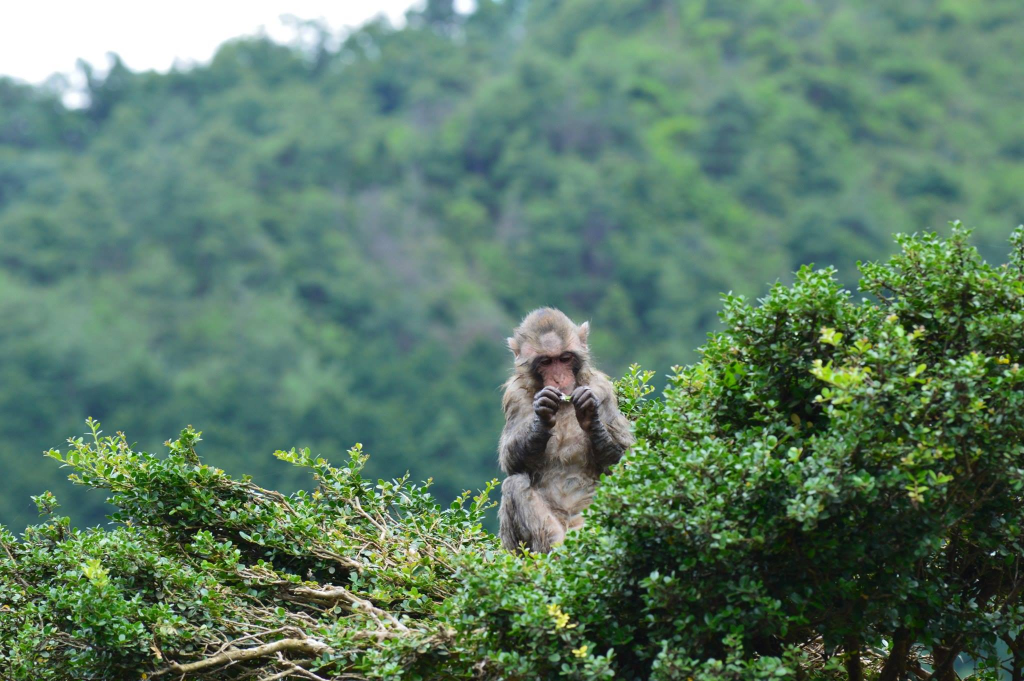
#> input picture monkey.jpg, 2048 x 1362 px (shown at 1/2 size)
$ python main.py
#> lines starting #> are read from the running program, lines starting #| are printed output that depends on the picture
import random
import pickle
import os
import datetime
import numpy as np
import matplotlib.pyplot as plt
import copy
import skimage.io as io


def hello_world():
    print('hello world')


# [14 lines left out: functions deci_to_base, fahrenheit_to_celsius, not called in this run]


def echo():
    user_in = input("Please type something: ")
    print('User has typed:', user_in)


# [26 lines left out: functions simple_calc, input_newline, even_or_odd, not called in this run]


def print_line(char, cols):
    line = char * cols
    print(line)


def print_box(char, cols, rows):
    for i in range(rows):
        print_line(char, cols)


global_var = 10


def change_global_var(num: int):
    global global_var
    global_var = num


def print_global_var():
    print(global_var)


# [78 lines left out: functions is_prime_number, guess_it, smallest_divisor, largest_divisor, is_vowel, count_vowels and 1 more, not called in this run]


def print_list(in_list):
    for i in in_list:
        print(i)


# [4 lines left out: function int_ind, not called in this run]


def get_min(num_list):
    print(min(num_list))


# [194 lines left out: functions n_rand_nums, comp_lists, words_letters, input_one, write_file, pickle_write and 11 more, not called in this run]

def avg(x):
    return sum(x) / len(x)

# [15 lines left out: function get_indices, not called in this run]

class Student:
    """ This class represent students """

    num_students = 0

    # [11 lines left out: functions __init__, display_info, not called in this run]

    def update_name(self,new_name):
        self.name = new_name

    def add_course(self,course_name):
        self.courses.append(course_name)

    # [18 lines left out: functions __str__, create_student, id_num_comp, not called in this run]

class Book:
    # [6 lines left out: function __init__, not called in this run]

    @classmethod
    def ten_dollar_book(cls,title,author):
        return Book(1001,title,author,"Novel",10.00)

    def __str__(self):
        return self.title + ": " + str(self.price)

    def __repr__(self):
        return self.title

    def __eq__(self, other):
        return self.id == other.id

    def on_sale(self):
        new_price = ((self.price * 100) // 2) / 100
        self.price = new_price

    # [31 lines left out: functions is_cheaper, book_in_list, books_to_dictionary, cheapest_book_author, not called in this run]

class Bookstore:
    def __init__(self,name,library={}):
        self.name = name
        self.library = library

    def __str__(self):
        string = "\n".join(f"{book.title}: {book.price}" for book in self.library.values())
        return string

    def start_sale(self):
        for book in self.library.values():
            book.price = round(book.price/2,2)

    # [6 lines left out: function books_by_genre, not called in this run]

    def get_all_genres(self):
        return list({book.genre for book in self.library.values()})

    def find_cheapest(self,genre):
        filtered_books = [book for book in self.library.values() if book.genre == genre]
        return min(filtered_books, key=lambda book: book.price, default=None)

    # [46 lines left out: functions plot_by_genre, bookstore_from_list, cheapest_in_bookstores, create_bookstore_from_file, not called in this run]

class Cat:

    cats_created = 0

    # [4 lines left out: function __init__, not called in this run]

    def __str__(self):
        string = self.name + ": " + str(self.age)
        return string

    # [22 lines left out: functions __eq__, is_older_than, find_oldest, from_birthdate, not called in this run]


class CatShelter:
    def __init__(self,name,cats=[]):
        self.name = name
        self.cats = cats

    # [7 lines left out: function __str__, not called in this run]

    def add_cat(self,cat):
        self.cats.append(cat)

    def adopt(self):
        adopted_cat = Cat.find_oldest(self.cats)
        return self.cats.pop(adopted_cat)

    # [6 lines left out: function most_cats, not called in this run]

if __name__ == '__main__':
    # [99 lines of commented-out code are left out]
    image = io.imread("monkey.jpg")
#> image is the input picture: shape (1362, 2048, 3); mean R, G, B 92.4, 122.8, 101.3
    neg_image = 255 - image
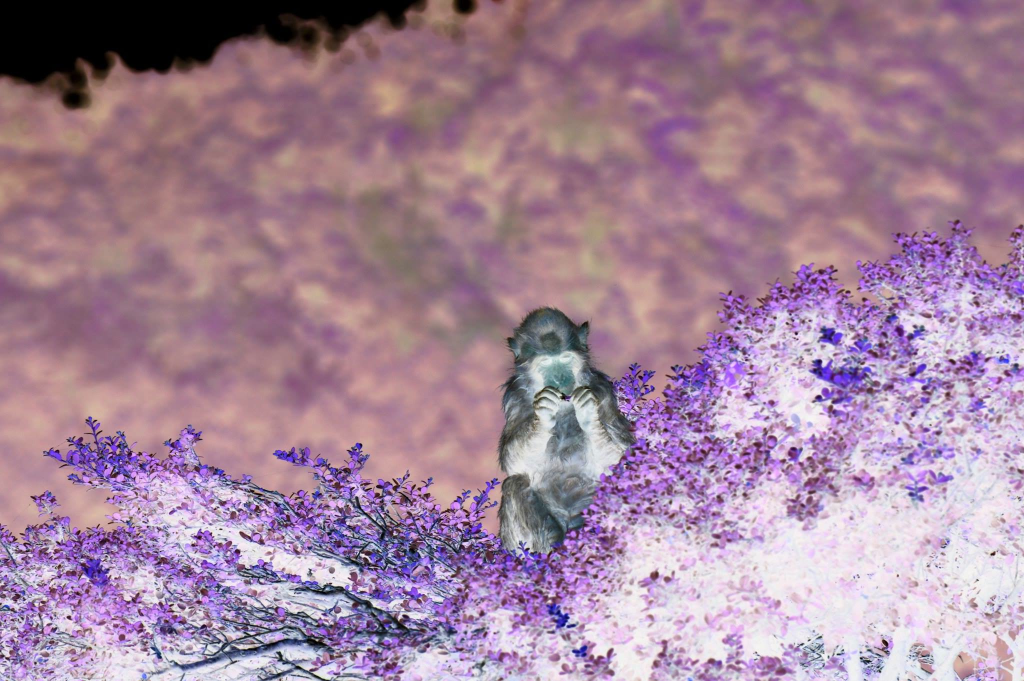
#> neg_image: shape (1362, 2048, 3) (shown at 1/2 size); mean R, G, B 162.6, 132.2, 153.7
    io.imshow(neg_image)
    io.show()
